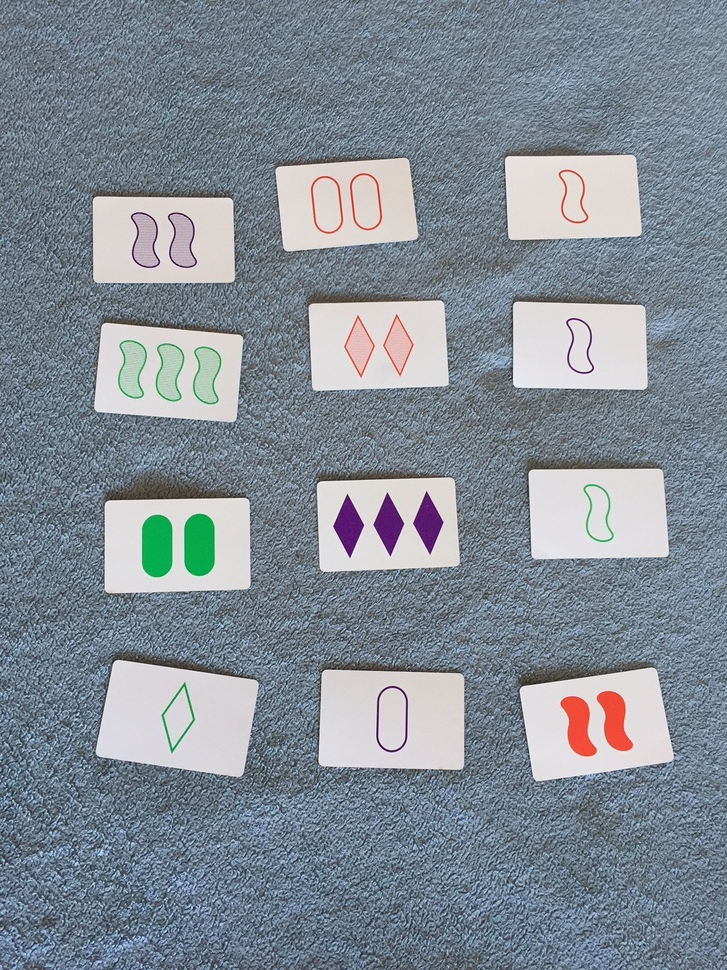
#> input picture ShapeDetectAndAnalysisTutorial/MyMods/IMG_6394.JPG, 727 x 970 px, shrunk from 1224 x 1632 before the run
$ python center_of_shape_mod.py   (older library calls are emulated)
#> lines starting #> are read from the running program, lines starting #| are printed output that depends on the picture; after the words box and inside, x2 and y2 are one past the last pixel; in counts of white or black regions, pixels touching at a corner belong together
###############################################################################
# Simple Image processing tutorial, based on:
# https://www.pyimagesearch.com/2016/02/01/opencv-center-of-contour/
#
#
###############################################################################


# import the necessary packages
import argparse
import imutils
import cv2

# construct the argument parse and parse the arguments
# ap = argparse.ArgumentParser()
# ap.add_argument("-i", "--image", required=True,
#                 help="path to the input image")

#args = vars(ap.parse_args())

# Easier to set locally while testing
# args = {"image" : "shapes_and_colors.jpg"}

args = {"image" : "IMG_6394.JPG"}

# load the image, convert it to grayscale, blur it slightly,
# and threshold it
image = cv2.imread(args["image"])
#> image is the input picture: shape (970, 727, 3); mean B, G, R 150.4, 140.5, 130.6
#cv2.imshow("Image", image)
gray = cv2.cvtColor(image, cv2.COLOR_BGR2GRAY)
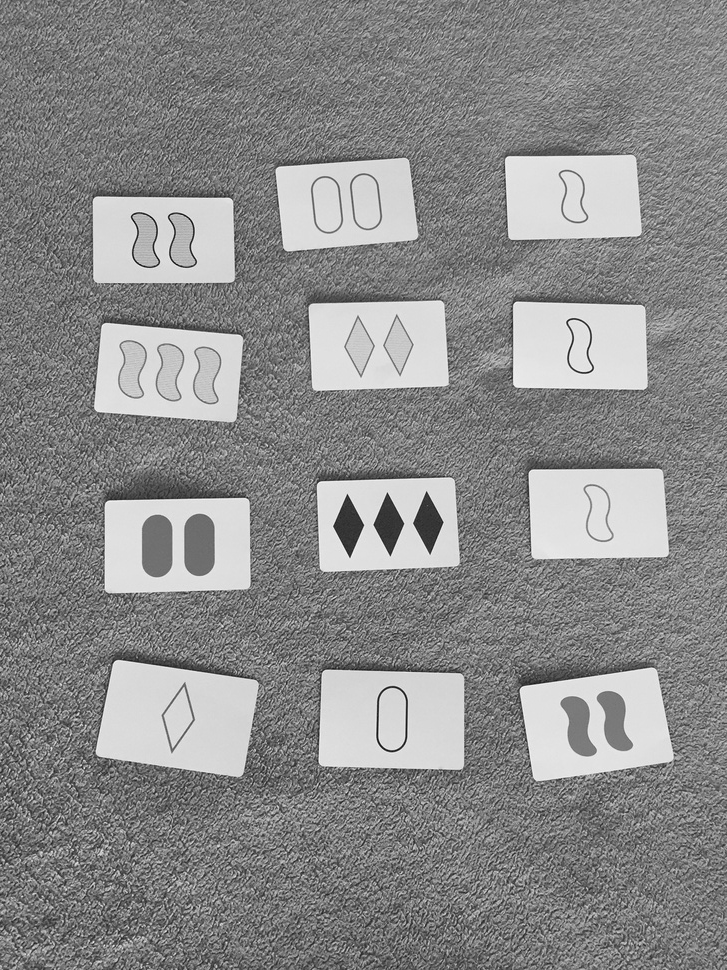
#> gray: shape (970, 727); min 8, max 250, mean 138.7
#cv2.imshow("gray", gray)
blurred = cv2.GaussianBlur(gray, (5, 5), 0)
#cv2.imshow("blurred", blurred)

# Having complex and possibly changing backgrounds, I'm applying an adaptive threshold
# Otsu's threshold basically using the image histogram, to attempt to split a bimodal distribution

# thresh = cv2.threshold(blurred, 60, 255, cv2.THRESH_BINARY)[1]
ret3,thresh = cv2.threshold(blurred,0,255,cv2.THRESH_BINARY+cv2.THRESH_OTSU)
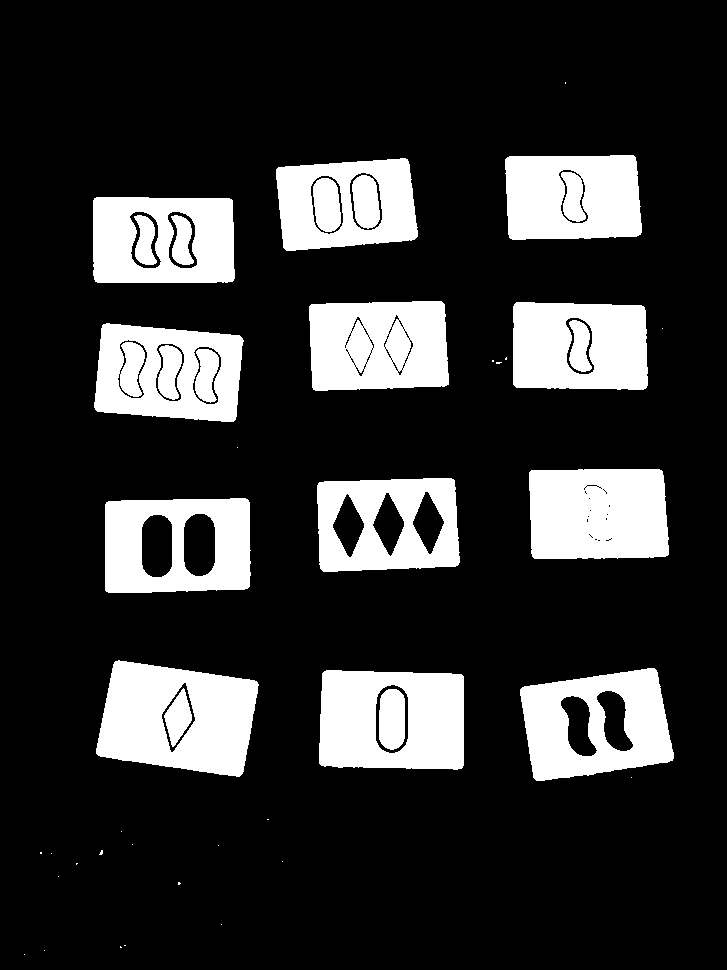
#> thresh: shape (970, 727); 19.4% white; 44 white regions (23 under 20 px)
#> ret3 = 167

cv2.imshow("thresh", thresh)

# find contours in the thresholded image
cnts = cv2.findContours(thresh.copy(), cv2.RETR_EXTERNAL,
	cv2.CHAIN_APPROX_SIMPLE)
#> cnts = 35 contours, 23 with area under 20; largest, box (x1, y1, x2, y2) and area: (96, 660, 259, 777) 14284, (319, 670, 464, 770) 13562, (520, 668, 674, 781) 13268, (105, 498, 251, 593) 13106, (94, 323, 244, 422) 12322
cnts = cnts[0] if imutils.is_cv2() else cnts[1] #0 vs 1 based, depending on version of OpenCV

# loop over the contours
MIN_THRESH = 1000;
for c in cnts:
    # compute the center of the contour
    if cv2.contourArea(c) > MIN_THRESH:
        M = cv2.moments(c)
        cX = int(M["m10"] / M["m00"])
        cY = int(M["m01"] / M["m00"])

        # draw the contour and center of the shape on the image
        cv2.drawContours(image, [c], -1, (0, 255, 0), 2)
        cv2.circle(image, (cX, cY), 7, (255, 255, 255), -1)
        cv2.putText(image, "center", (cX - 20, cY - 20),
                    cv2.FONT_HERSHEY_SIMPLEX, 0.5, (255, 255, 255), 2)

        # show the image
        cv2.imshow("Image", image)
        cv2.waitKey(0)
#> this loop made 35 passes
#> (cX, cY) on passes 18, 19, 20, 21, 22, 23, 29, 30, 31, 32, 33, 34: (391, 719), (595, 724), (177, 718), (176, 545), (387, 524), (597, 513), (168, 372), (579, 345), (377, 345), (162, 239), (345, 203), (572, 196)
#> c on passes 1, 2, 3, 4, 5, 7: [[24, 954]], [[44, 950]], [[120, 946], [120, 947], [121, 947]], [[124, 945], [125, 945]], [[221, 924]], [[58, 876]]
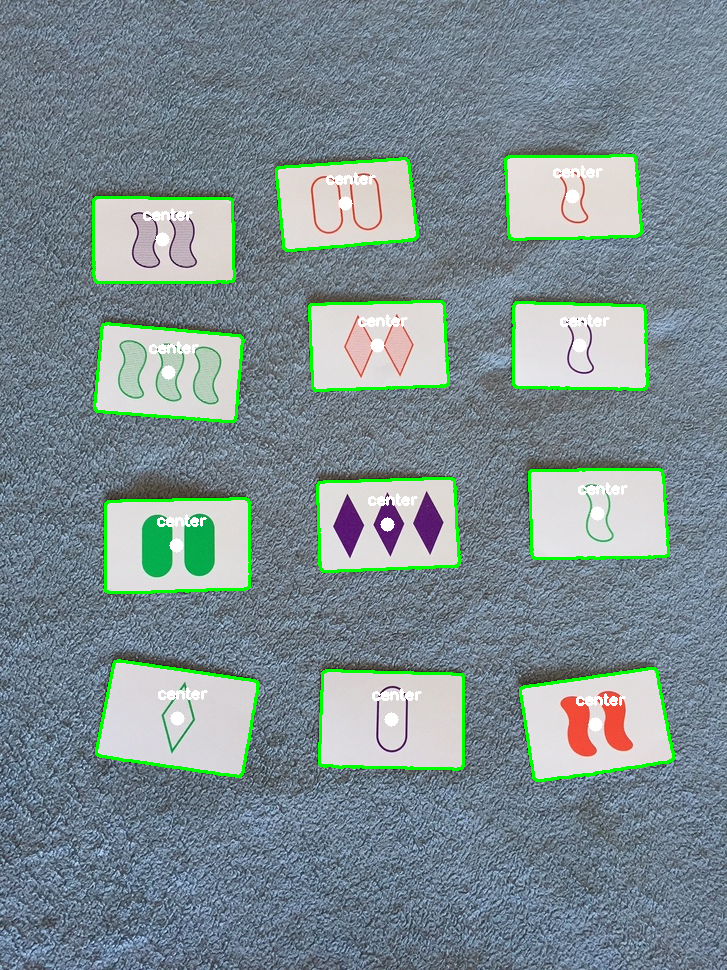
#> image: shape (970, 727, 3); 3.23% of pixels changed, all inside (x1, y1, x2, y2) = (92, 154, 675, 782)
